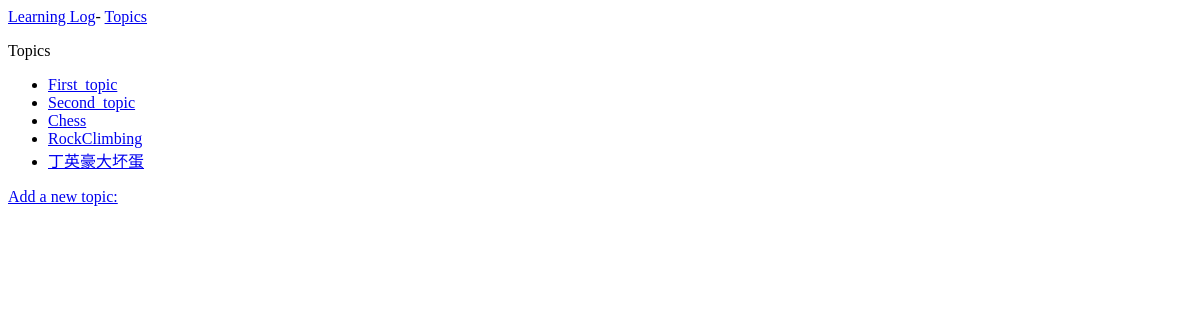
Before: /topics/ with the older database file.
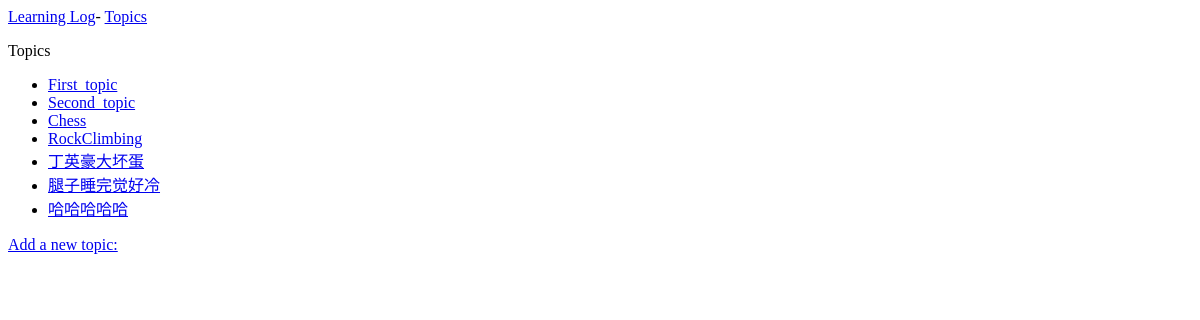
After: the same page with the newer database file.
### learning_logs/models.py (models this page shows)
class Topic(models.Model):
    text = models.CharField(max_length=200)
    date_added = models.DateTimeField(auto_now_add=True)
    def __str__(self):
        return self.text

### learning_logs/views.py (the view)
# urls.py: path('topics/', views.topics, name='topics'),
def topics(request):
    topics = Topic.objects.order_by('date_added')
    context = {'topics': topics}
    return render(request, 'learning_logs/topics.html', context)

### learning_logs/templates/learning_logs/topics.html
{% extends "learning_logs/base.html" %}
{% block content %}
  <p>Topics</p>
  <ul>
      {% for topic in topics %}
      <li>
          <a href="{% url 'learning_logs:topic' topic.id %}">{{topic}}</a>
      </li>
      {% empty %}
        <li>No topics have been added yet.</li>
      {% endfor %}
  </ul>
  <a href="{% url 'learning_logs:new_topic' %}">Add a new topic:</a>
{% endblock content %}

### learning_logs/templates/learning_logs/base.html
<p>
    <a href="{% url 'learning_logs:index' %}">Learning Log</a>-
    <a href="{% url 'learning_logs:topics' %}">Topics</a>
</p>
{% block content %}{% endblock content %}

Changed rows visible on the page:
added Topic: text "腿子睡完觉好冷"
added Topic: text "哈哈哈哈哈"
